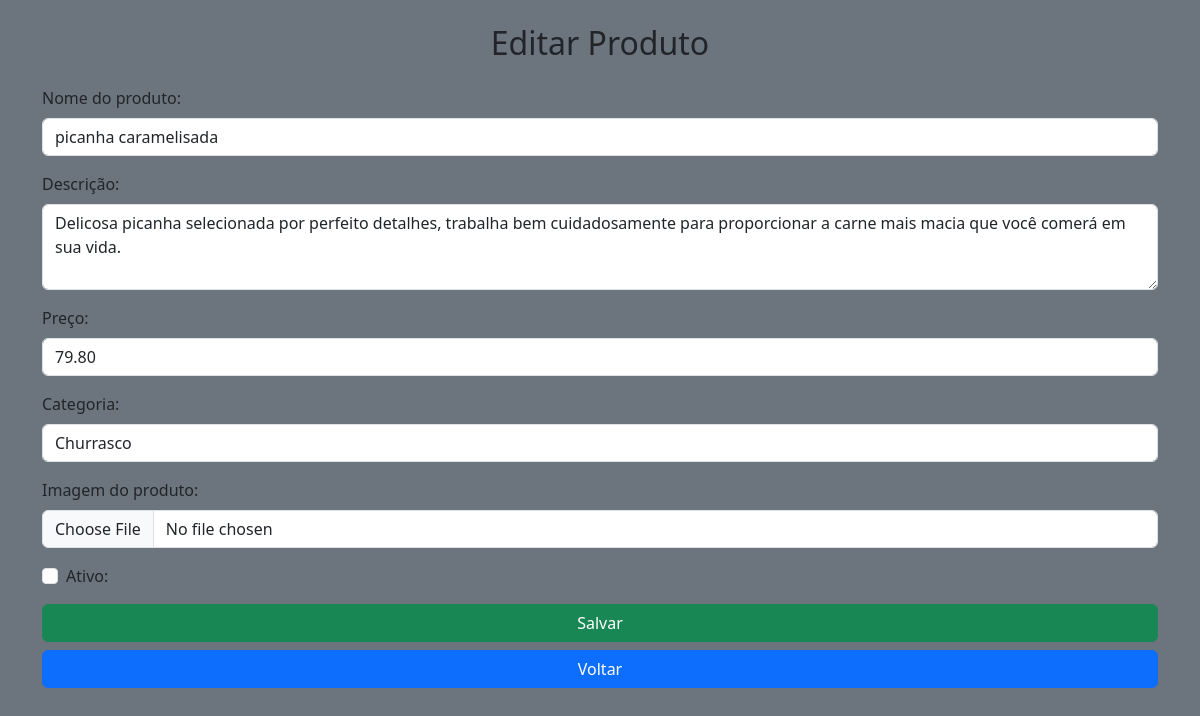
The app's page /produto/1/editar (signed in), older data.
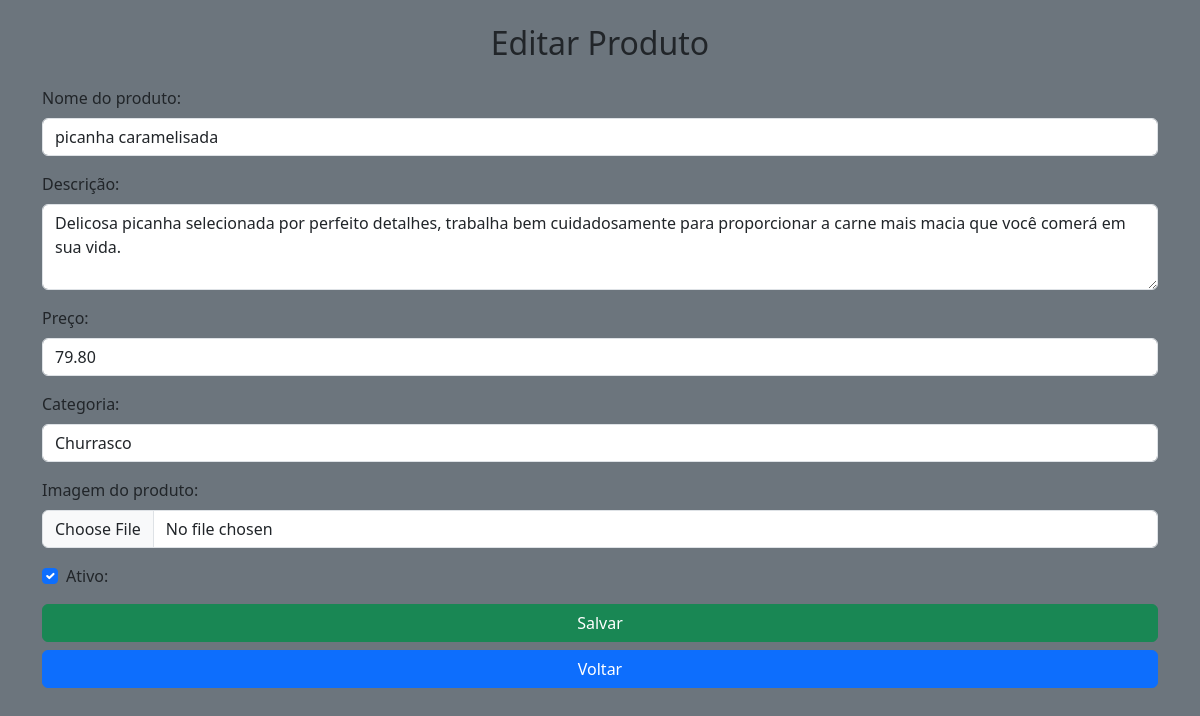
The same page, newer data.
### estudo/models.py (models this page shows)
class Produto(db.Model):
    id = db.Column(db.Integer, primary_key=True)
    nome = db.Column(db.String(120), nullable=True)
    descricao = db.Column(db.Text, nullable=True)
    preco = db.Column(db.Float, nullable=True)
    categoria = db.Column(db.String(80), nullable=True)
    ativo = db.Column(db.Boolean, default=True)
    imagem = db.Column(db.String(200), nullable=True)
    loja_id = db.Column(db.Integer, db.ForeignKey('user.id'), nullable=False)
    loja = db.relationship('User', backref='produtos')

### estudo/routes.py (the view, shortened to what this page needs)
@app.route('/produto/<int:id>/editar', methods=['GET', 'POST'])
@login_required
def produto_editar(id):
    produto = Produto.query.filter_by(
        id=id,
        loja_id=current_user.id
    ).first_or_404()
    form = ProdutoForm()
    if request.method == 'GET':
        form.nome.data = produto.nome
        form.descricao.data = produto.descricao
        form.preco.data = produto.preco
        form.categoria.data = produto.categoria
        form.ativo.data = produto.ativo
    return render_template(
        'produtos/produto_form.html',
        form=form,
        titulo="Editar Produto"
    )

### estudo/forms.py
class ProdutoForm(FlaskForm):
    nome = StringField('Nome do produto:', validators=[DataRequired()])
    descricao = TextAreaField('Descrição:')
    preco = DecimalField('Preço:', validators=[DataRequired()])
    categoria = StringField('Categoria:')
    ativo = BooleanField('Ativo:')
    imagem = FileField('Imagem do produto:', validators=[
        FileAllowed(['jpg', 'jpeg', 'png', 'webp'], 'Ápenas imagens são permitidas!')])
    submit = SubmitField('Salvar')

### estudo/__init__.py (called while the page is built)
@login_manager.user_loader
def load_user(user_key):
    if ":" not in user_key:
        return None
    tipo, user_id = user_key.split(":")
    if tipo == "user":
        return User.query.get(int(user_id))
    elif tipo == "store":
        return Store.query.get(int(user_id))
    return None

@app.context_processor
def inject_user_type():
    tipo = None
    if current_user.is_authenticated:
        user_cookie = session.get('_user_id', '')
        if ':' in user_cookie:
            tipo = user_cookie.split(':')[0]
    return dict(tipo_usuario=tipo)

### estudo/templates/produtos/produto_form.html (shortened to what this page needs)
{% extends "base.html" %}
{% block base %}
<div class="container mt-4">
    <h2 class="mb-4 text-center">
        {% if form.nome.data %}Editar Produto{% else %}Novo Produto{% endif %}
    </h2>
    <form method="POST" enctype="multipart/form-data">
        <div class="mb-3">
            {{ form.nome.label(class="form-label") }}
            {{ form.nome(class="form-control", placeholder="Nome do produto") }}
        </div>
        <div class="mb-3">
            {{ form.descricao.label(class="form-label") }}
            {{ form.descricao(class="form-control", placeholder="Descrição do produto", rows="3") }}
        </div>
        <div class="mb-3">
            {{ form.preco.label(class="form-label") }}
            {{ form.preco(class="form-control", placeholder="0.00") }}
        </div>
        <div class="mb-3">
            {{ form.categoria.label(class="form-label") }}
            {{ form.categoria(class="form-control", placeholder="Ex: Hambúrguer") }}
        </div>
        <div class="mb-3">
            {{ form.imagem.label(class="form-label") }}
            {{ form.imagem(class="form-control") }}
        </div>
        <div class="form-check mb-3">
            {{ form.ativo(class="form-check-input") }}
            {{ form.ativo.label(class="form-check-label") }}
        </div>
        <button type="submit" class="btn btn-success w-100">
            Salvar
        </button>
        <a href="{{ url_for('produtos_lista') }}" class="btn btn-primary w-100 mt-2">
            Voltar
        </a>
    </form>
</div>
{% endblock %}

Row changes from the older to the newer data that the page shows:
changed Produto "picanha caramelisada": ativo "☐" → "☑"
